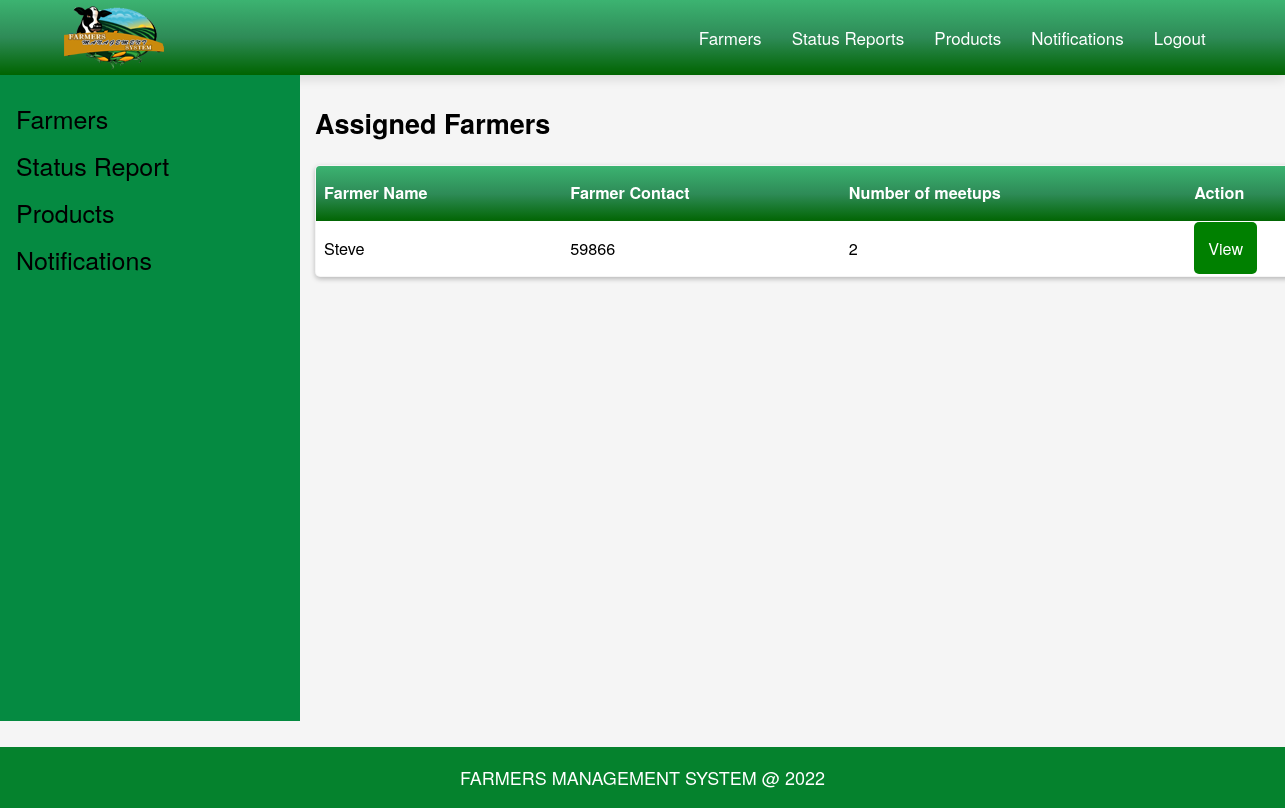
/vets/status_report.php (signed in), run on the app's committed database.
### tables this page shows
CREATE TABLE `farmers` (
  `FarmerReg_No` int(11) NOT NULL,
  `FarmerName` varchar(70) NOT NULL,
  `FarmerContact` int(10) NOT NULL,
  `FarmerId_No` int(10) NOT NULL,
  `FarmerLocation` varchar(30) NOT NULL,
  `password` varchar(255) NOT NULL,
  `vet` varchar(255) DEFAULT NULL
);

### vets/status_report.php (the view, shortened to what this page needs)
<?php
include '../database/config.php';
$email=$_SESSION['vet_email'];
$sql="SELECT farmer_name,farmer_contact,farmers.FarmerReg_No , count(r.list) as meetups FROM vets LEFT JOIN clents ON vets.Vet_ID = clents.vet_id LEFT JOIN farmers ON farmers.FarmerName=clents.farmer_name left join recommendations r on farmers.FarmerReg_No = r.FarmerReg_No WHERE vets.email='$email' GROUP BY clents.id";
$results=$db->query($sql)->fetchAll();
?>
<!DOCTYPE html>
<html lang="en" dir="ltr">
  <head>
    <link rel="stylesheet" href="home.css">
      <link rel="stylesheet"
            href="../report.css">
</head>
<body>
  <nav>
    <div class="navbar">
      <div class="logo"><img src="images/logo.png"></a></div>
      <ul class="menu">
                        <li ><a href="#">Farmers</a></li>
                        <li ><a href="farmer_status_report.php">Status Reports</a></li>
                        <li ><a href="#">Products</a></li>
                        <li ><a href="#">Notifications</a></li>
                        <li ><a href="logout.php">Logout</a></li>
      </ul>
    </div>
  </nav>
<div class="sidenav">
  <a href="#">Farmers</a>
  <a href="farmer_status_report.php">Status Report</a>
  <a href="#">Products</a>
  <a href="#">Notifications</a>
</div>
<div class="main" style="position: relative;left: 110px">
    <h2 style="margin-top: 70px">Assigned Farmers</h2>
    <table>
        <thead>
        <tr>
            <th>Farmer Name</th>
            <th>Farmer Contact</th>
            <th>Number of meetups</th>
            <th>Action</th>
        </tr>
        </thead>
        <tbody>
        <?php
        foreach ($results as $row){
            $contact=$row['farmer_contact'];
            $name=$row['farmer_name'];
            $id=$row['FarmerReg_No'];
            $meetups=$row['meetups'];
                echo "
    <tr>
        <td>$name</td>
         <td>$contact</td>
         <td>$meetups</td>
         <td>
         <a class='btn btn-success' href='view_farmer.php?id=$id'>View</a>
        </td>
    </tr>
    ";
        }
        ?>
        </tbody>
    </table>
</div>
<br>
<div class="footer">
  <p>FARMERS MANAGEMENT SYSTEM   @ 2022</p>
</div>
  </body>

### vets/home.css (style rules this page uses)
nav { position: fixed; left: 0; top: 0; z-index: 1; width: 100%; height: 75px; background: linear-gradient(#3CB371,#2E8B57, #006400); box-shadow: 0 5px 10px rgba(0, 0, 0, 0.1); }
nav .navbar { display: flex; align-items: center; justify-content: space-between; height: 100%; max-width: 90%; background: linear-gradient(#3CB371,#2E8B57, #006400); margin: auto; }
nav .navbar .menu { display: flex; }
.navbar .menu li { list-style: none; margin: 0 15px; }
.navbar .menu li a { color: #fff; font-size: 17px; font-weight: 500; text-decoration: none; }
.sidenav { height: 80%; width: 300px; position: fixed; z-index: 1; top: 75px; left: 0; background-color: rgb(5, 138, 65); overflow-x: hidden; padding-top: 20px; }
.sidenav a { padding: 6px 8px 6px 16px; text-decoration: none; font-size: 25px; color: #000000; display: block; position: center; }
.main { margin-left: 160px; padding: 0px 10px; }
* { box-sizing:border-box }
.footer { position: fixed; left: 0; bottom: 0; width: 100%; background-color: rgb(5, 130, 45); color: white; text-align: center; }

### report.css (style rules this page uses)
body { padding:1.5em; background: #f5f5f5; font-family: "Helvetica Neue", Helvetica, Arial, sans-serif; }
table { border: 1px #a39485 solid; font-size: .9em; box-shadow: 0 2px 5px rgba(0,0,0,.25); width: 100%; border-collapse: collapse; border-radius: 5px; overflow: hidden; }
th { text-align: left; }
thead { font-weight: bold; color: #fff; background: linear-gradient(#3CB371,#2E8B57, #006400); }
td, th { padding: 1em .5em; vertical-align: middle; }
td { border-bottom: 1px solid rgba(0,0,0,.1); background: #fff; }
a { color: #73685d; }
.btn { width: 5cm; cursor: pointer; border-radius: 5px; text-decoration: none; padding: 14px; }
.btn-success { color: white; background-color: green; }
html, body { height: 100%; }
html { font-size: 18px; line-height: 1.4; }
a { color: inherit; text-decoration: none; }
.logo { max-width: 150px; display: block; }

### data on the page
farmers: name "Steve", contact "59866", meetups "2"
